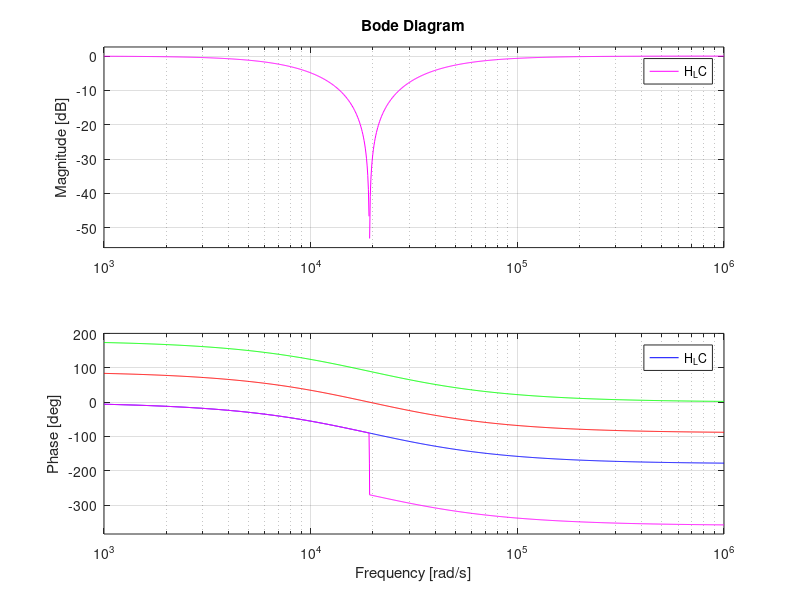

Write MATLAB code to recreate this figure.
%% Initialization
R = 390;
C = 270*10^-9;
L = 10*10^-3;
V = 5;
s = tf('s');
Z_C = 1/(s*C);
Z_L = s*L;
Z_R = R;
Z_tot = Z_C + Z_L + Z_R;
%% Bode plots
%Ratio across Capacitor
H_C = Z_C/Z_tot;
bode(H_C, 'b');
grid on;
hold on;

%Ratio across Resistor
H_R = Z_R/Z_tot;
bode(H_R, 'r');
grid on;
hold on;

%Ratio across Inductor
H_L = Z_L/Z_tot;
bode(H_L, 'g');
grid on;
hold on;

%Ratio across capacitor and Inductor
H_LC = (Z_C + Z_L)/Z_tot;
bode(H_LC, 'm');
grid on;
hold on;
